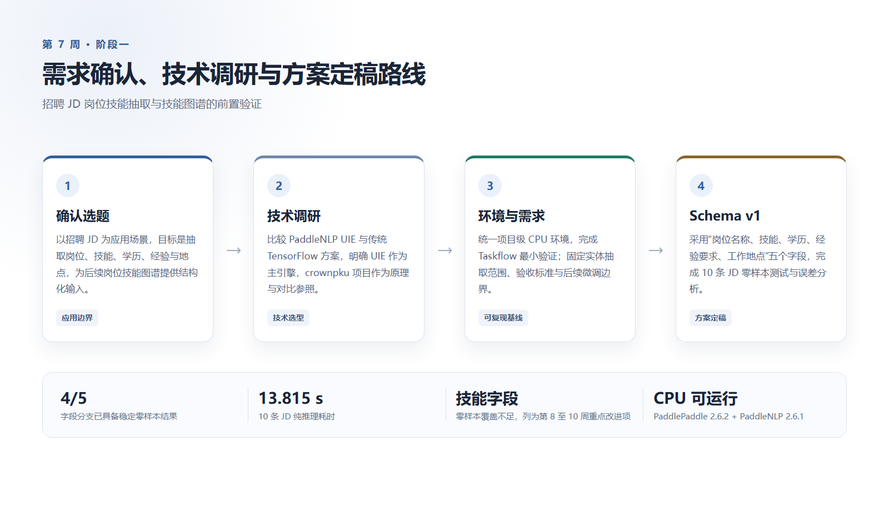
#> input picture seventh_week/technical_route.png, 889 x 511 px, shrunk from 1600 x 920 before the run, found by its file name
$ python crop_report_images.py
#> lines starting #> are read from the running program, lines starting #| are printed output that depends on the picture
from pathlib import Path

from PIL import Image, ImageChops


WORK = Path(
    r"C:\Users\31523\.codex\visualizations\2026\10\18"
    r"\01a14e9d-59e3-7da0-8477-06de4166ae0d\week7_build"
)


def trim(image_name: str) -> None:
#> called with image_name = 'technical_route.png'
    source = Image.open(WORK / image_name).convert("RGB")
#> source is the input picture: PIL image 889x511 RGB; mean R, G, B 245.3, 246.5, 248.2
    background = Image.new("RGB", source.size, source.getpixel((0, 0)))
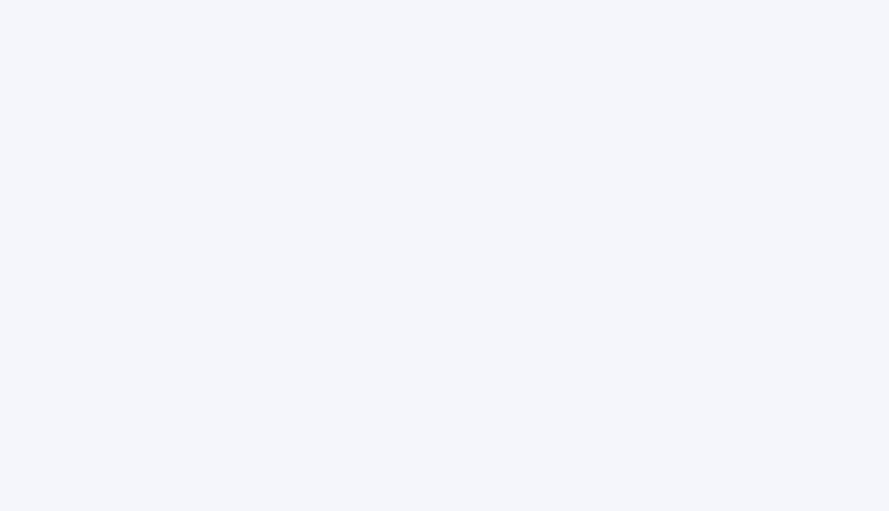
#> background: PIL image 889x511 RGB; mean R, G, B 244, 246, 251
    box = ImageChops.difference(source, background).getbbox()
#> box = (0, 0, 889, 511)
    if box is None:
        raise RuntimeError(f"No content found in {image_name}")
    left, top, right, bottom = box
#> left = 0; top = 0; right = 889; bottom = 511
    padding = 24
    cropped = source.crop(
        (
            max(0, left - padding),
            max(0, top - padding),
            min(source.width, right + padding),
            min(source.height, bottom + padding),
        )
    )
    cropped.save(WORK / image_name.replace(".png", "_crop.png"))


for name in ("technical_route.png", "jd_results.png", "terminal_verification.png"):
    trim(name)
#> pass 2 of the loop `for name in ("technical_route.png", "jd_results.png", "terminal_verifi..`:
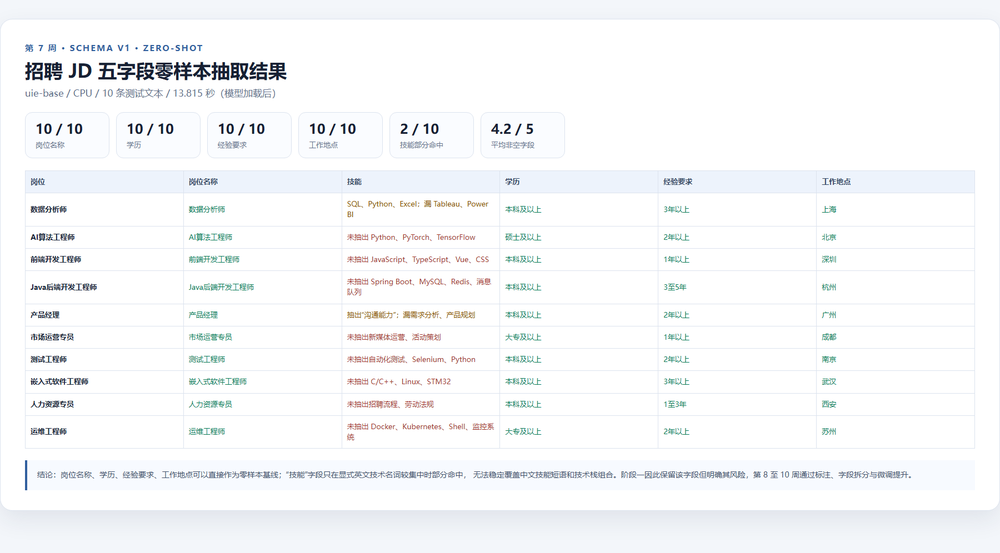
#> input picture seventh_week/jd_results.png, 1000 x 553 px, shrunk from 1800 x 996 before the run, found by its file name
#> in trim, source is the input picture: PIL image 1000x553 RGB; mean R, G, B 246.6, 247.9, 249.3
#> in trim (call 2), `background = Image.new("RGB", source.size, source.getpixel((0, 0)))`:
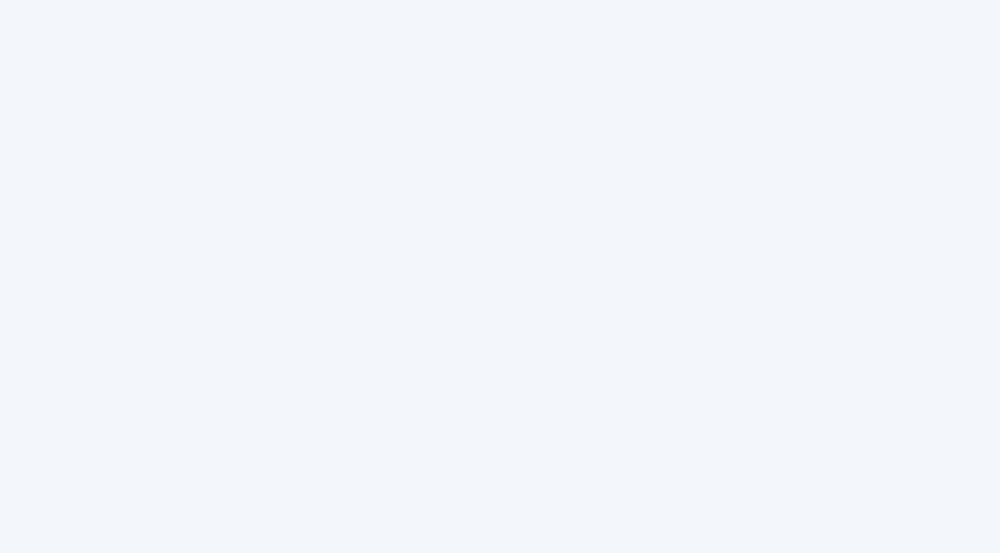
#> background: PIL image 1000x553 RGB; mean R, G, B 243, 246, 250
#> box = (0, 8, 1000, 540)
#> top = 8; right = 1000; bottom = 540
#> pass 3 of the loop `for name in ("technical_route.png", "jd_results.png", "terminal_verifi..`:
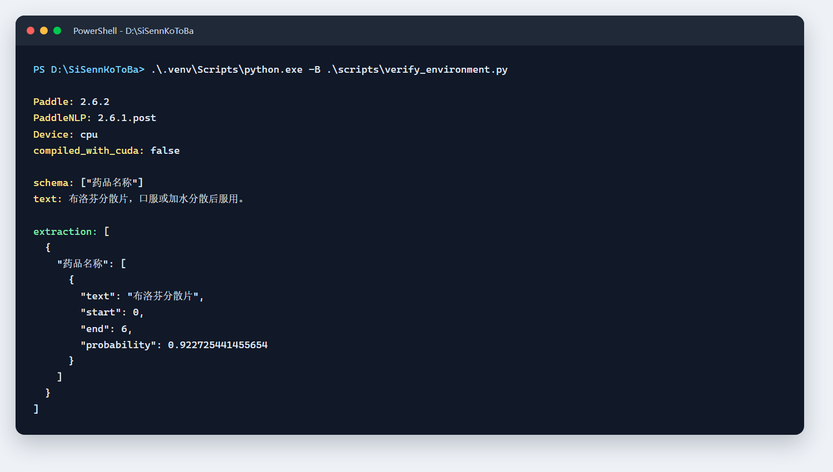
#> input picture seventh_week/terminal_verification.png, 833 x 472 px, shrunk from 1500 x 850 before the run, found by its file name
#> in trim, source is the input picture: PIL image 833x472 RGB; mean R, G, B 53.6, 60.3, 73.5
#> in trim (call 3), `background = Image.new("RGB", source.size, source.getpixel((0, 0)))`:
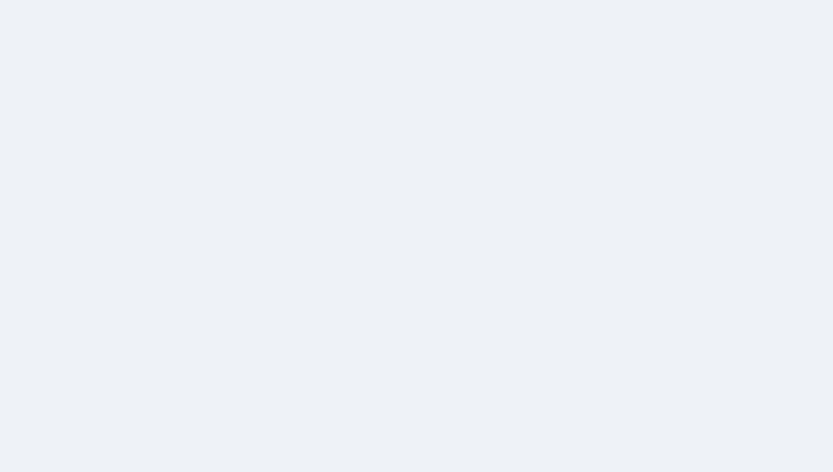
#> background: PIL image 833x472 RGB; mean R, G, B 238, 242, 247
#> box = (0, 1, 827, 467)
#> top = 1; right = 827; bottom = 467
